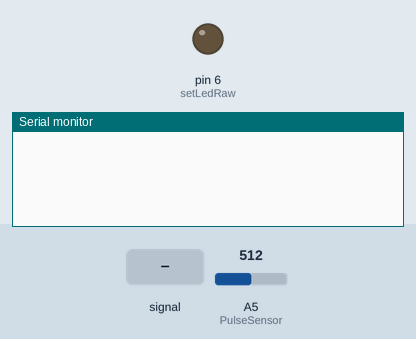
Bench run of a sketch on a simulated Arduino Uno, built with avr-gcc and run on an emulated ATmega328P. Shown: output pins drawn as LEDs (lit = HIGH), the last lines printed to the serial monitor. The test bench sets the inputs (shaded band); at power-on: A5 (PulseSensor) = 512.

Above: at 1.2 s.
1.3 s: A5 (PulseSensor) fed a 200 Hz sine of ±81 counts around its level
At 2.4 s:
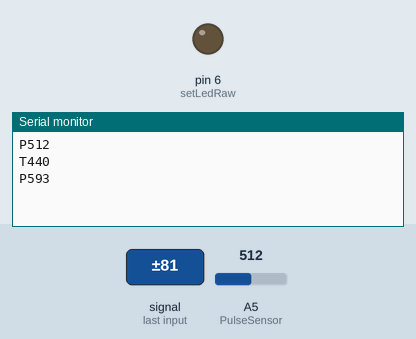
2.9 s: A5 (PulseSensor) fed a 1000 Hz sine of ±255 counts around its level
At 3.35 s:
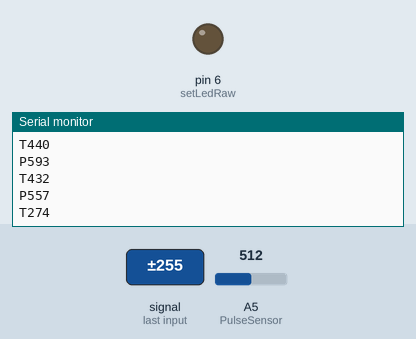
Timing chart, 0 to 5.9 s (numbered marks = the images above; inputs shaded):
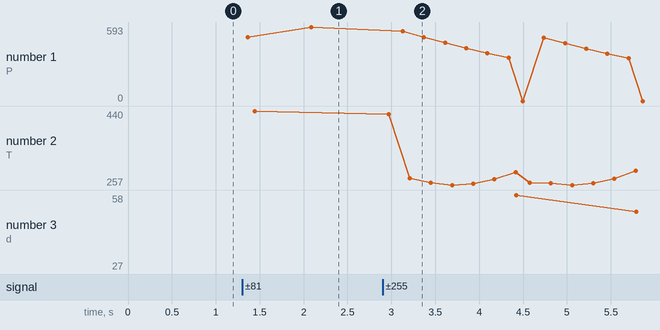

The sketch:

tinyduino_leg_pulse.ino
```cpp
// @tamberg, 14.04.2013

// Released into the public domain.

// TinyDuino + Charlieplexed 16 LED shield + Proto2 shield with LDR
// (e.g. http://www.adafruit.com/products/161) connected to pin A3 and GND
// (based on http://tiny-circuits.com/wp-content/uploads/2013/03/TinyShield_LED_Demo.ino)


// VARIABLES
unsigned long time;      // Holds current time for pulse rate calculation
unsigned long lastTime;  // Used for calculating time between beats
int Sensor;              // Holds current analog Sensor Reading
int lastSensor;          // Used to find waveform direction
int Peak;                // Holds value of peak in waveform
int Trough;              // Holds value of trough in waveform
int beats[10];           // Array to collect time between beats for calculating BPM
int beatCounter = 0;     // Used to hold position in beats array
int QuantifiedSelf;      // Used to hold the heart rate value (BPM)
int drop;                // Holds the amplitude of waveform

int fadeRate = 10;       // when arduino finds a heartbeat, it will fade an LED on pin 11 (PWM)
int Fade = 0;            // Fade variable will set PWM


boolean falling = false; // used to keep track of waveform direction

// PINS

int PulseSensor = 5;  // Pulse Sensor purple wire connected to analog pin 5


void setLedRaw (int px, int wx, int py, int wy,
  int m5, int m6, int m7, int  m8, int m9)
{
  digitalWrite(px, wx);
  digitalWrite(py, wy);
  pinMode(5, m5);
  pinMode(6, m6);
  pinMode(7, m7);
  pinMode(8, m8);
  pinMode(9, m9);
}

void setLed (int i) {
  switch (i) {
    case 1: setLedRaw(5, HIGH, 6, LOW, OUTPUT, OUTPUT, INPUT, INPUT, INPUT); break;
    case 2: setLedRaw(5, LOW, 6, HIGH, OUTPUT, OUTPUT, INPUT, INPUT, INPUT); break;
    case 3: setLedRaw(5, HIGH, 7, LOW, OUTPUT, INPUT, OUTPUT, INPUT, INPUT); break;
    case 4: setLedRaw(7, HIGH, 5, LOW, OUTPUT, INPUT, OUTPUT, INPUT, INPUT); break;
    case 5: setLedRaw(6, HIGH, 7, LOW, INPUT, OUTPUT, OUTPUT, INPUT, INPUT); break;
    case 6: setLedRaw(7, HIGH, 6, LOW, INPUT, OUTPUT, OUTPUT, INPUT, INPUT); break;
    case 7: setLedRaw(6, HIGH, 8, LOW, INPUT, OUTPUT, INPUT, OUTPUT, INPUT); break;
    case 8: setLedRaw(8, HIGH, 6, LOW, INPUT, OUTPUT, INPUT, OUTPUT, INPUT); break;
    case 9: setLedRaw(5, HIGH, 8, LOW, OUTPUT, INPUT, INPUT, OUTPUT, INPUT); break;
    case 10: setLedRaw(8, HIGH, 5, LOW, OUTPUT, INPUT, INPUT, OUTPUT, INPUT); break;
    case 11: setLedRaw(8, HIGH, 7, LOW, INPUT, INPUT, OUTPUT, OUTPUT, INPUT); break;
    case 12: setLedRaw(7, HIGH, 8, LOW, INPUT, INPUT, OUTPUT, OUTPUT, INPUT); break;
    case 13: setLedRaw(9, HIGH, 7, LOW, INPUT, INPUT, OUTPUT, INPUT, OUTPUT); break;
    case 14: setLedRaw(7, HIGH, 9, LOW, INPUT, INPUT, OUTPUT, INPUT, OUTPUT); break;
    case 15: setLedRaw(9, HIGH, 8, LOW, INPUT, INPUT, INPUT, OUTPUT, OUTPUT); break;
    case 16: setLedRaw(8, HIGH, 9, LOW, INPUT, INPUT, INPUT, OUTPUT, OUTPUT); break;
    default: setLedRaw(5, LOW, 6, LOW, OUTPUT, OUTPUT, INPUT, INPUT, INPUT); // off
  }
}

void setLedGauge (int value) {


    for (int i = 1; i <= value; i++) {
      setLed(i);
      delay(60);
    }

  for (int i = value; i >= 0; i--) {
      setLed(i);
      delay(60);
    }


}


void timeBeat(){
        time = millis();                          // take note of the current time
        beats[beatCounter] = time - lastTime;     // record miliseconds since the last pulse in beats array
        lastTime = time;                          // stay up to date!
        beatCounter ++;                           // move array pointer to next position in array
        if (beatCounter == 10){                   // if we've taken 10 readings, it's time to derive heart rate
          QuantifiedSelf = getBPM();              // go derive the heart rate
          Serial.print("q");                      // send the heart rate to Processing sketch (or other)
          Serial.println(QuantifiedSelf);         // 'q' = heart rate
          beatCounter = 0;
        }
}// END OF timeBeat FUNCTION


// This function will return a value for heart rate (Beats Per Minute)
int getBPM(){
    int dummy;                          // used in sorting
    int mean;                           // used in averaging
    boolean done = false;               // clear sorting flag
// this simple sorting routine will arrange values in the beat array from lowest to highest
    while(done != true){
    done = true;
    for (int j=0; j<9; j++){           // simple swap sorts numbers from lowest to highest
      if (beats[j] > beats[j + 1]){     // sorting numbers here
        dummy = beats[j + 1];
        beats [j+1] = beats[j] ;
        beats[j] = dummy;
        done = false;
       }
     }
   }
// this FOR loop selects the longer beat time values to avoid incorrect heart rate readings
   for(int k=1; k<9; k++){              // exclude lowest and highest values from averaging
    mean += beats[k];                   // add beat times together
   }
   mean /=8;                            // averaging
   mean = 60000/mean;                   // devide 60 seconds by average pulse length
   return mean;                         // return beats per minute
}// END OF getBPM function

void setup () {
  Serial.begin(9600);

  pinMode(5, INPUT);
  pinMode(6, INPUT);
  pinMode(7, INPUT);
  pinMode(8, INPUT);
  pinMode(9, INPUT);
  lastTime = millis();

}


void loop()
{
  Sensor = analogRead(PulseSensor);      // take a reading
    //Serial.print("s");          // send raw analog data to Processing sketch (or other)
    //Serial.println(Sensor);     // 's' = Raw Sensor Data
//  USE WITH LED ON PIN 11 FOR FADE EFFECT
    Fade -= fadeRate;              // Fade variable set to 255 when heart beat is found
    Fade = constrain(Fade,0,255);  // these lines fade the LED


// KEEP TRACK OF THE DIRECTION OF THE WAVEFORM
    if (falling == false){                       // if the sensor values are rising
      if (Sensor < lastSensor-1){                  // if current reading is less than last reading - noise
         falling = true;                         // a peak has been reached
         Serial.print("P");                      // send peak value to Processing scketch (or other)
         Serial.println(Peak);                   // 'P' = Peak in waveform

      }else if(Sensor > lastSensor){             // otherwise, if current reading is bigger, values are still rising
         Peak = Sensor;                          // record the next potential peak
         lastSensor = Sensor;                    // keep track of rising signal
      }
    }
    if (falling == true){                        // if the sensor values are falling
      if (Sensor > lastSensor){                  // if current reading is bigger than last reading
        falling = false;                         // a trough has been reached
        Serial.print("T");                       // send trough value to Processing sketch (or other)
        Serial.println(Trough);                  // 'T' = Trough in waveform
        drop = Peak - Trough;                    // difference = signal amplitude
        Peak = 0;                                // setting Peak to 0 here helps get rid of noise
// THIS IF STATEMENT IS HOW THE HEARTBEAT IS FOUND IN PULSE SENSOR WAVEFORM
        if (drop > 4 && drop <60){               // ignore noise in signal. adjust as needed
          timeBeat();                            // go work out the BPM
          Serial.print("d");                     // send the amplitude to Processing Sketch (or other)
          Serial.println(drop);                  // 'd' = amplitude of waveform

          Fade = 255;                            // set fading LED to high brightness


        }
       }else if (Sensor < lastSensor){           // otherwise, if current reading is smaller weʻre still falling
         Trough = Sensor;                        // record the next potential trough
         lastSensor = Sensor;                    // keep track of falling signal
       }
      }
       int darknessValue = map(QuantifiedSelf, 45, 120, 0, 16);
       setLedGauge(darknessValue);
      delay(10);  // break for 20mS. Processing frame-rate = 100.
      setLedGauge(0);
      delay(10);

}// END VOID LOOP
```

Measured:
- after the input at 1.3 s, the serial monitor: prints a new line after 0.06 s (image 1)
- after the input at 2.9 s, the serial monitor: prints a new line after 0.23 s (image 2)
- plotted number 1: 593 → 438 after the input at 2.9 s
- plotted number 2: 440 → 258 after the input at 2.9 s
